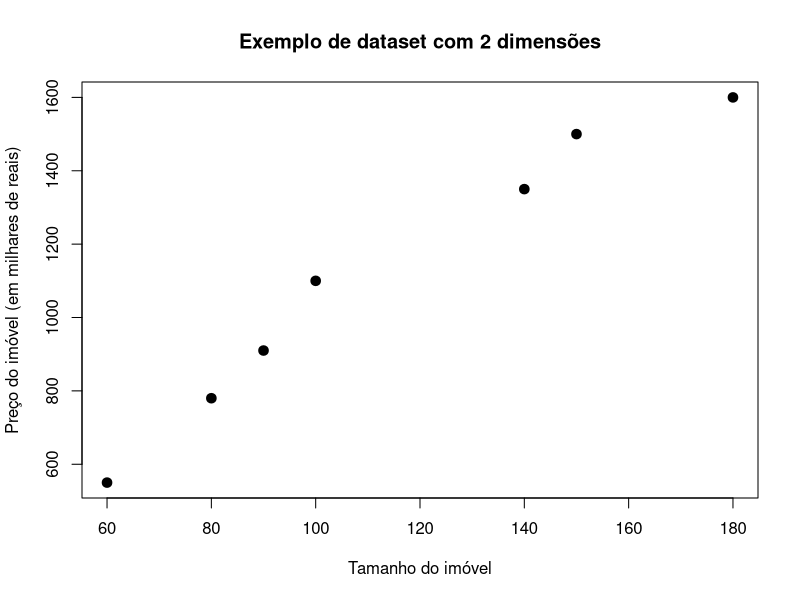
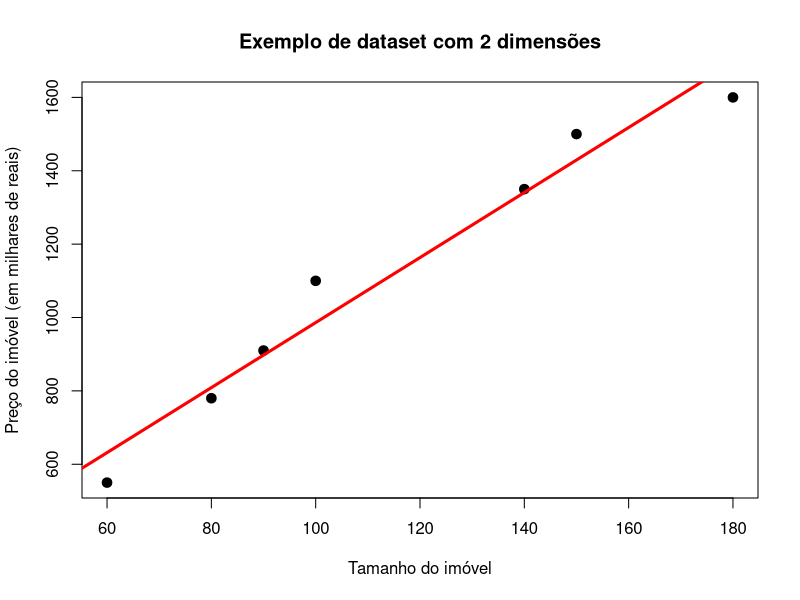
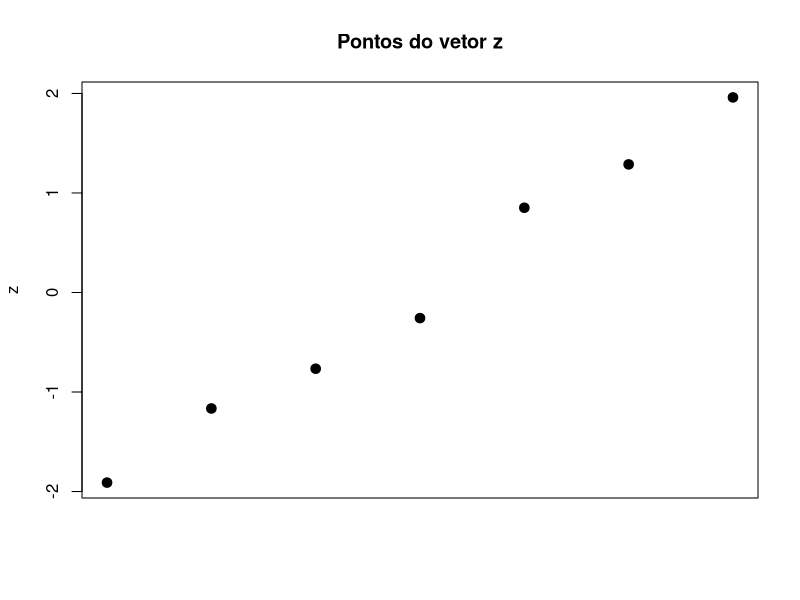
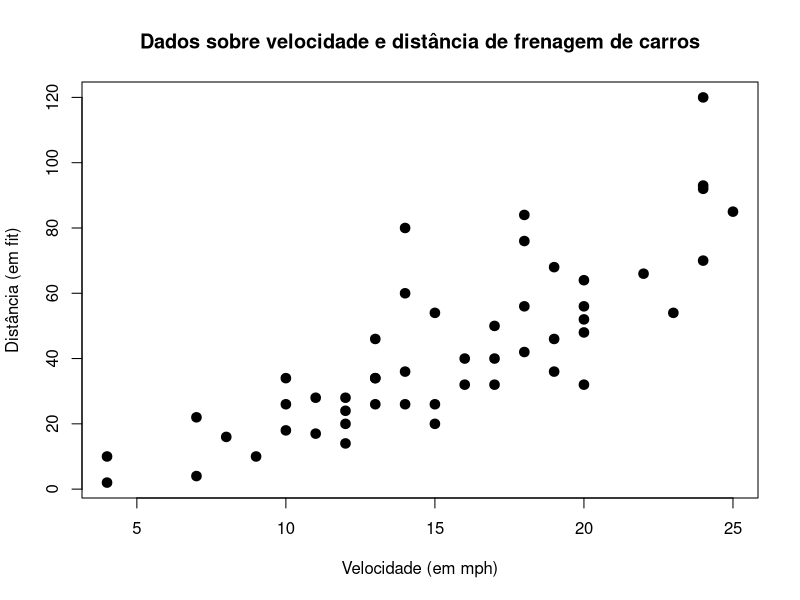
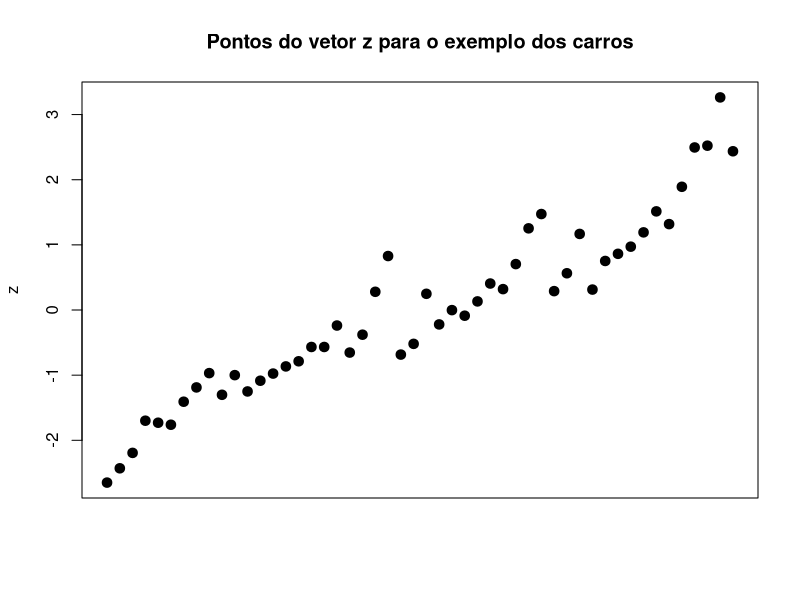
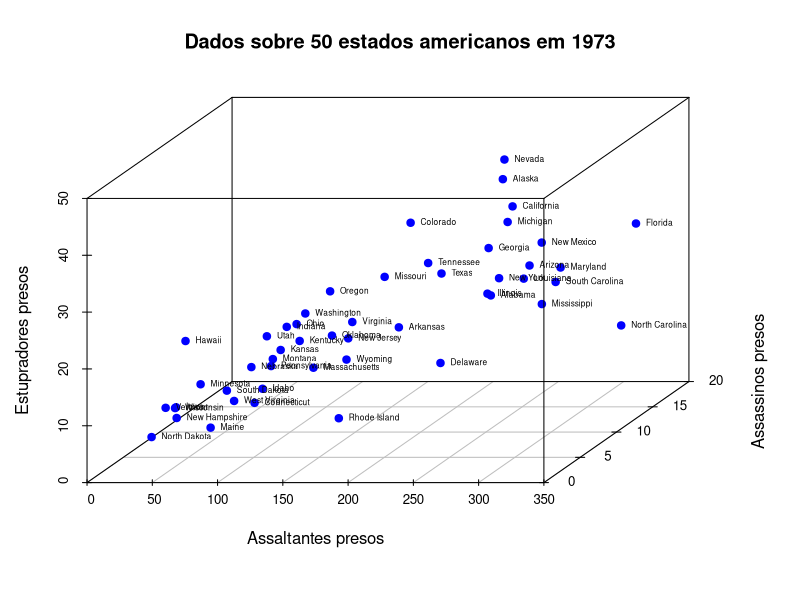
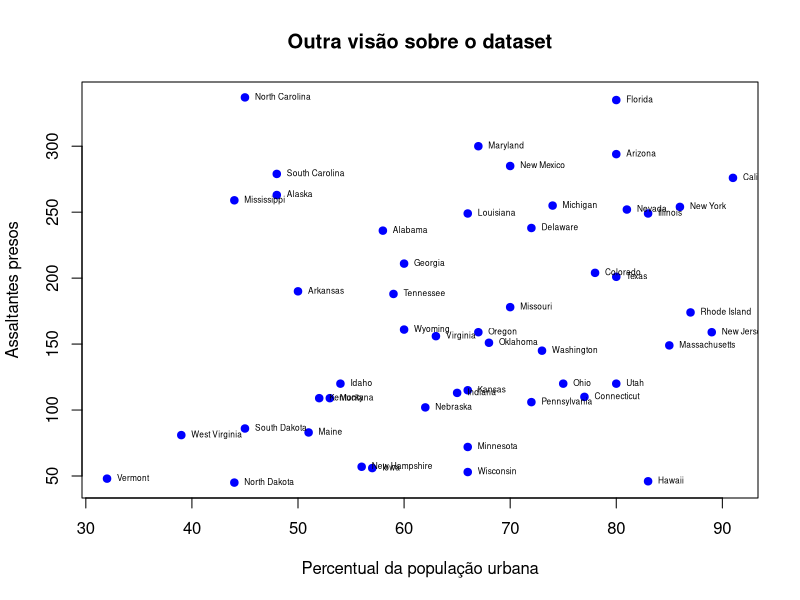
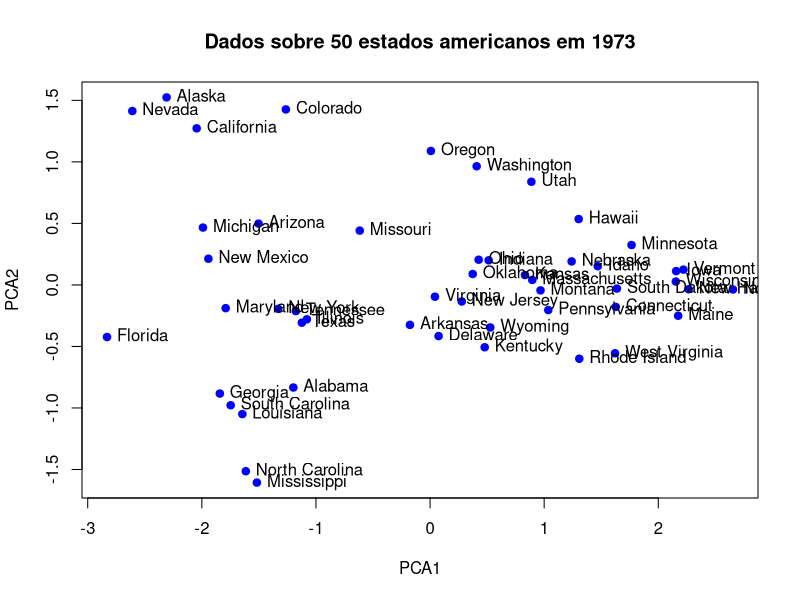

Reproduce these figures in R, in order.
dir <- "~/Documents/aulas/bandtec/posGraduacao/modelagemDescritivaPreditiva/slides/Aula04-reducaoDimensao/figuras/"

casas <- data.frame(tamanho=c(60,80,90,100,140,150,180),
                    preco=c(550,780,910,1100,1350,1500,1600))

png(filename = paste(dir,"duasDimensoes.png", sep=""), 
    height = 600, width = 800, pointsize = 24)
plot(casas, main="Exemplo de dataset com 2 dimensões",
     xlab="Tamanho do imóvel",
     ylab="Preço do imóvel (em milhares de reais)",
     pch=19, lwd=3)
dev.off()

library(xtable)
printTable <- xtable(head(casas))
print(printTable)


png(filename = paste(dir,"duasDimensoesComLinha.png", sep=""), 
    height = 600, width = 800, pointsize = 24)
plot(casas, main="Exemplo de dataset com 2 dimensões",
     xlab="Tamanho do imóvel",
     ylab="Preço do imóvel (em milhares de reais)",
     pch=19, lwd=3)
abline(lm(casas$preco ~ casas$tamanho), col="red", lwd=3)
dev.off()

pca <- prcomp(casas, scale. = TRUE)
summary(pca)
z <- pca$x[,1]

png(filename = paste(dir,"pontosZ.png", sep=""), 
    height = 600, width = 800, pointsize = 24)
plot(pca$x[,1],pch=19,
     main="Pontos do vetor z",
     ylab="z", xaxt='n', xlab="", lwd=3)
dev.off()

z

print(xtable(summary(pca)))

#
# Segundo exemplo, ainda em R2
#

data(cars)

png(filename = paste(dir,"duasDimCarros.png", sep=""), 
    height = 600, width = 800, pointsize = 24)
plot(cars, pch=19,
     main="Dados sobre velocidade e distância de frenagem de carros",
     xlab="Velocidade (em mph)",
     ylab="Distância (em fit)", lwd=3)
dev.off()

pca <- prcomp(cars, scale. = TRUE)
summary(pca)

png(filename = paste(dir,"pontosZCarros.png", sep=""), 
    height = 600, width = 800, pointsize = 24)
plot(pca$x[,1],pch=19,
     main="Pontos do vetor z para o exemplo dos carros",
     ylab="z", xaxt='n', xlab="", lwd=3)
dev.off()

print(xtable(summary(pca)))
z <- pca$x[,1]
z

#
# Exemplo com 4 dimensoes
#

data("USArrests")
print(xtable(head(USArrests)))

library(scatterplot3d)

png(filename = paste(dir,"plot3d.png", sep=""), 
    height = 600, width = 800, pointsize = 18)
s3d <- scatterplot3d(USArrests$Assault, USArrests$Murder, 
                     USArrests$Rape, pch=19,
                     color="blue",
                     xlab="Assaltantes presos",
                     ylab="Assassinos presos",
                     zlab="Estupradores presos",
                     main="Dados sobre 50 estados americanos em 1973")
s3d.coords <- s3d$xyz.convert(USArrests$Assault, 
                              USArrests$Murder, USArrests$Rape)
text(s3d.coords$x, s3d.coords$y, 
     labels=row.names(USArrests), cex=.5, pos=4)
dev.off()

png(filename = paste(dir,"plotSeguranca.png", sep=""), 
    height = 600, width = 800, pointsize = 18)
plot(USArrests$UrbanPop, USArrests$Assault,
     main="Outra visão sobre o dataset",
     xlab="Percentual da população urbana",
     ylab="Assaltantes presos", pch=19,
     col="blue")
text(USArrests$UrbanPop, USArrests$Assault, 
     row.names(USArrests), cex=.5, pos=4)
dev.off()

#
# Levando-se em consideracao apenas Murder, Assault e Rape
#
pca <- prcomp(USArrests[,c(1,2,4)], scale. = TRUE)
print(xtable(summary(pca)))

print(xtable(head(pca$x[,1:2])))

png(filename = paste(dir,"pca1.png", sep=""), 
    height = 600, width = 800, pointsize = 12)
plot(pca$x[,1], pca$x[,2], 
     col="blue", 
     pch=19, xlab="PCA1", ylab="PCA2",
     main="Dados sobre 50 estados americanos em 1973")

text(pca$x[,1], pca$x[,2], 
     row.names(pca$x), cex=1, pos=4)
dev.off()

png(filename = paste(dir,"biplot1.png", sep=""), 
    height = 600, width = 800, pointsize = 12)
biplot(pca, xlab="Componente principal 1", 
       ylab="Componente principal 2",  
       main="Dados sobre os estados americanos em 1973")
dev.off()


#
# Para todo o dataset
#
pca <- prcomp(USArrests, scale. = TRUE)
print(xtable(summary(pca)))

print(xtable(pca$rotation))

png(filename = paste(dir,"pca2.png", sep=""), 
    height = 600, width = 800, pointsize = 12)
plot(pca$x[,1], pca$x[,2], 
     col="blue", 
     pch=19, xlab="Índice de violência", ylab="Índice de Urbanização",
     main="Dados sobre 50 estados americanos em 1973")

text(pca$x[,1], pca$x[,2], 
     row.names(pca$x), cex=1, pos=4)
dev.off()

png(filename = paste(dir,"biplot2.png", sep=""), 
    height = 600, width = 800, pointsize = 12)
biplot(pca, xlab="Componente principal 1", 
       ylab="Componente principal 2",  
       main="Dados sobre os estados americanos em 1973")
dev.off()
